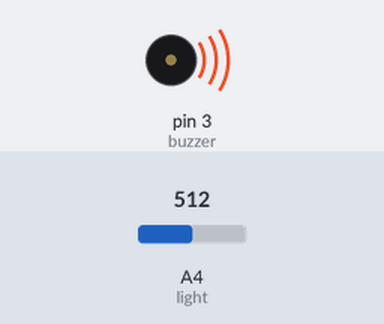
The sketch below on a simulated Arduino Uno, built with avr-gcc and run on an emulated ATmega328P. Parts: buzzer (waves = sounding). The inputs (shaded band) are chosen by the test bench; at power-on: A4 (light) = 512. What the sketch prints to the serial monitor is not drawn.

Above: at 0.1 s.
Timing chart, 0 to 1.6 s (numbered marks = the images above):
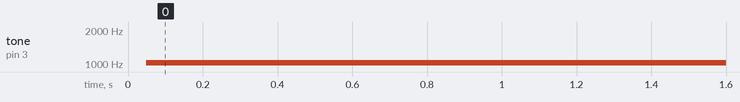

The sketch:

opticalTheremin.ino
```cpp
int light = A4;
int buzzer = 3;
int lightReading;
int calibration;

void setup() {
  pinMode(light, INPUT);
  pinMode(buzzer, OUTPUT);
  Serial.begin(9600);
  calibration = 1023 - analogRead(light);
  for (int i=0; i < 20; i++) {
    Serial.println(calibration);
  }
}

void loop() {
  lightReading = analogRead(light);
  int calibratedReading = toneFromReading(lightReading);
  Serial.println(lightReading);
  Serial.println(calibratedReading);
  tone(buzzer, calibratedReading, 1000);
}

int toneFromReading(int reading) {
  return reading + calibration;
}
```

Measured:
- by itself, tone on pin 3 (buzzer): silent → 1023 Hz at 0.05 s
